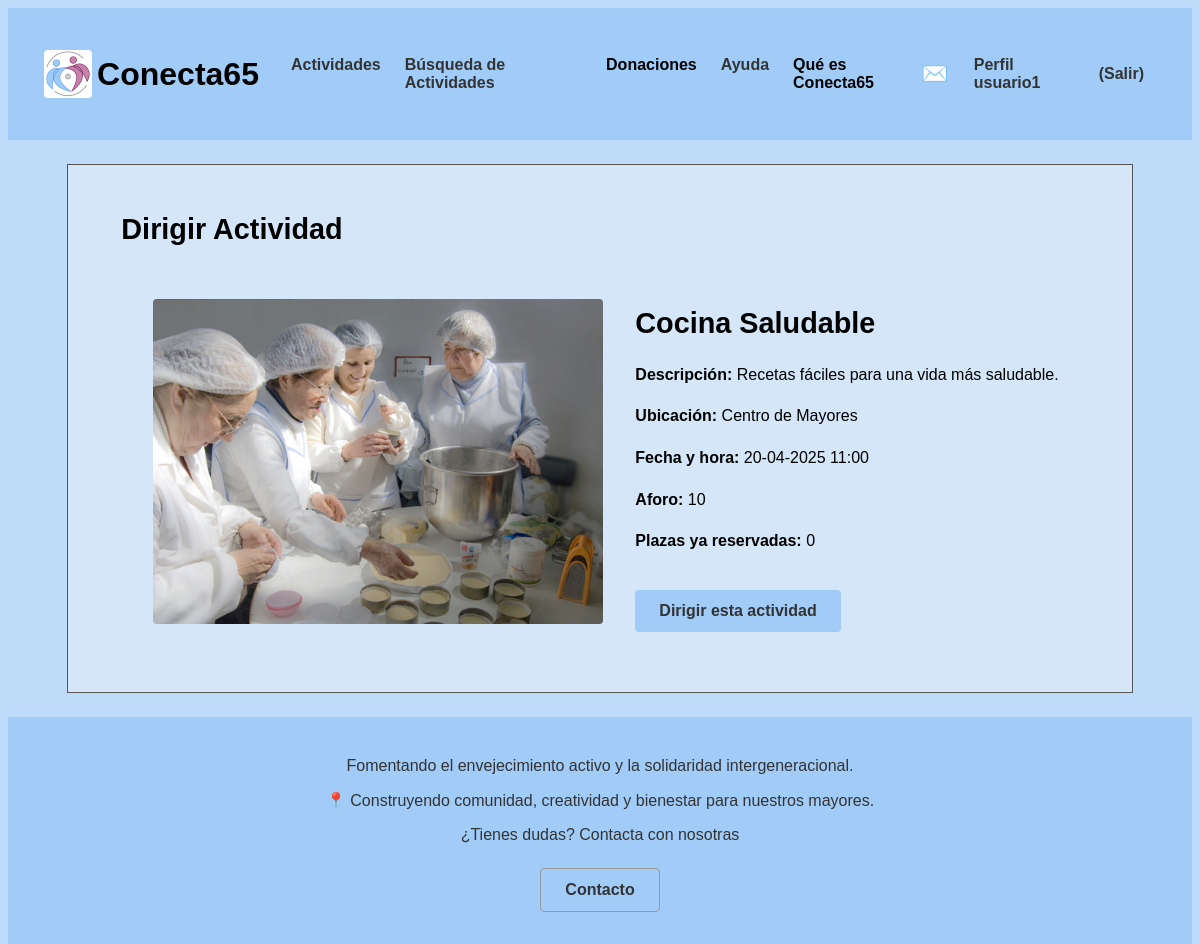
The page /p3_g1/vistaDirigirActividad.php?id=4 (signed in) on the database its author committed.
### tables this page shows
CREATE TABLE `actividades` (
  `id` int(10) UNSIGNED NOT NULL,
  `nombre` varchar(35) NOT NULL,
  `localizacion` varchar(70) NOT NULL,
  `fecha_hora` datetime(6) NOT NULL,
  `descripcion` text NOT NULL,
  `aforo` tinyint(3) NOT NULL,
  `dirigida` tinyint(1) NOT NULL,
  `ocupacion` tinyint(3) NOT NULL,
  `foto` varchar(50) NOT NULL,
  `categoria` tinyint(1) NOT NULL
);

### p3_g1/includes/actividad/actividadDTO.php (called while the page is built, shortened)
<?php
class actividadDTO
{
    private $id;
    private $nombre;
    private $localizacion;
    private $fecha_hora;
    private $descripcion;
    private $aforo;
    private $ocupacion;
    private $foto;
    public function __construct($id, $nombre, $localizacion, $fecha_hora, $descripcion, $aforo, $dirigida, $ocupacion, $foto)
    {
        $this->id = $id;
        $this->nombre = $nombre;
        $this->localizacion = $localizacion;
        $this->fecha_hora = $fecha_hora;
        $this->descripcion = $descripcion;
        $this->aforo = $aforo;
        $this->ocupacion = $ocupacion;
        $this->foto = $foto;
    }
    public function id()
    {
        return $this->id;
    }
    public function nombre()
    {
        return $this->nombre;
    }
    public function localizacion()
    {
        return $this->localizacion;
    }
    public function fecha_hora()
    {
        return $this->fecha_hora;
    }
    public function descripcion()
    {
        return $this->descripcion;
    }
    public function aforo()
    {
        return $this->aforo;
    }
    public function ocupacion()
    {
        return $this->ocupacion;
    }
    public function foto()
    {
        return $this->foto;
    }
}
?>

### p3_g1/includes/actividad/actividadDAO.php (called while the page is built, shortened)
<?php
class actividadDAO extends baseDAO implements IActividad
{
    public function getActividadById($id)
    {
        try {
            $conn = application::getInstance()->getConexionBd();
            $query = "SELECT id, nombre, localizacion, fecha_hora, descripcion, aforo, dirigida, ocupacion, foto FROM actividades WHERE id = ?";
            $stmt = $conn->prepare($query);
            $stmt->bind_param("i", $id);
            $stmt->execute();
            $stmt->bind_result($id, $nombre, $localizacion, $fecha_hora, $descripcion, $aforo, $dirigida, $ocupacion, $foto);
            if ($stmt->fetch()) {
                return new actividadDTO($id, $nombre, $localizacion, $fecha_hora, $descripcion, $aforo, $dirigida, $ocupacion, $foto);
            }
        } finally {
            if ($stmt) {
                $stmt->close();
            }
        }
        return null;
    }
   }
?>

### p3_g1/includes/actividad/actividadAppService.php (called while the page is built, shortened)
<?php
require_once(__DIR__ . "/../config.php");
class actividadAppService
{
    public function getActividadById($id)
    {
        $IActividadDAO = actividadFactory::CreateActividad();
        $actividad = $IActividadDAO->getActividadById($id);
        return $actividad;
    }
}
?>

### p3_g1/includes/config.php (called while the page is built, shortened)
<?php
spl_autoload_register(function ($class) {
    $prefix = 'includes\\';
    $base_dir = __DIR__ . '/';
    $len = strlen($prefix);
    $relative_class = substr($class, $len);
    $file = $base_dir . str_replace('\\', '/', $relative_class) . '.php';
});
?>

### p3_g1/includes/actividadesusuario/actividadesusuarioAppService.php (called while the page is built, shortened)
<?php
class actividadesusuarioAppService
{
    private static $instance;
    public static function GetSingleton()
    {
        if (!self::$instance instanceof self)
        {
            self::$instance = new self;
        }
        return self::$instance;
    }
    public function isRegistrado($id_usuario, $id_actividad){
        $IActividadesusuarioDAO = actividadesusuarioFactory::CreateActividad();
        $int=$IActividadesusuarioDAO->isRegistrado($id_usuario, $id_actividad);
        return $int;
    }
}
?>

### p3_g1/includes/application.php (called while the page is built, shortened)
<?php
class application
{
    private static $instancia;
    public static function getInstance()
    {
        if (!self::$instancia instanceof self) {
            self::$instancia = new static();
        }
        return self::$instancia;
    }
    public function getUserDTO(): ?userDTO
    {
        try {
            $user = unserialize($_SESSION["userDTO"]);
            return ($user instanceof userDTO) ? $user : null;
        } catch (\Exception $e) {
            error_log("Error al deserializar userDTO: " . $e->getMessage());
            unset($_SESSION["userDTO"]);
            return null;
        }
    }
}

### p3_g1/includes/usuario/userDTO.php (called while the page is built, shortened)
<?php
class userDTO
{
    private $id;
    public function id()
    {
        return $this->id;
    }
}
?>

### p3_g1/includes/actividadesusuario/actividadesusuarioFactory.php (called while the page is built, shortened)
<?php
class actividadesusuarioFactory
{
    public static function CreateActividad() : IActividadesusuario
    {
        $actividadesusuarioDAO = new actividadesusuarioDAO();
        return $actividadesusuarioDAO;
    }
}
?>

### p3_g1/includes/comun/baseDAO.php (called while the page is built, shortened)
<?php
abstract class baseDAO
{
    protected function realEscapeString($field)
    {
        $conn = application::getInstance()->getConexionBd();
        return $conn->real_escape_string($field);
    }
}
?>

### p3_g1/includes/actividadesusuario/actividadesusuarioDAO.php (called while the page is built, shortened)
<?php
class actividadesusuarioDAO extends baseDAO implements IActividadesusuario
{
    public function isRegistrado($id_usuario, $id_actividad){
        $conn = application::getInstance()->getConexionBd();
        $escId_usuario = trim($this->realEscapeString($id_usuario));
        $escId_actividad = trim($this->realEscapeString($id_actividad));
        $query = "SELECT id_actividad FROM `actividades-usuario` WHERE id_usuario = ? AND id_actividad= ? ";
        $stmt = $conn->prepare($query);
        try {
            $stmt->bind_param("ss", $escId_usuario, $escId_actividad);
            $stmt->execute();
            $stmt->store_result();
            $verdadero=$stmt->num_rows();
            return $verdadero;
        } finally {
            $stmt->close();
        }
    }
}
?>

### p3_g1/includes/dirigirActividad/dirigirActividad.php (the view, shortened to what this page needs)
<?php
require_once("includes/config.php");
class dirigirActividad
{
    private $actividad;
    public function __construct($actividad = null) {
        $this->actividad = $actividad;
    }
    public function Inicializacion(){
        $app = application::getInstance();
        $user = $app->getUserDTO();
        $actividadUsuarioAppService = actividadesusuarioAppService::GetSingleton();
        echo '<link rel="stylesheet" type="text/css" href="CSS/estiloActividad.css">';
        $fechaHora = new \DateTime($this->actividad->fecha_hora());
        $html = <<<EOF
        <div class="actividad">
            <div class="actividad-img">
                <img src="{$this->actividad->foto()}" alt="Imagen de la actividad">
            </div>
            <div class="actividad-detalles">
                <h1>{$this->actividad->nombre()}</h1>
                <p><strong>Descripción:</strong> {$this->actividad->descripcion()}</p>
                <p><strong>Ubicación:</strong> {$this->actividad->localizacion()}</p>
                <p><strong>Fecha y hora:</strong> {$fechaHora->format('d-m-Y H:i')}</p>
                <p><strong>Aforo:</strong> {$this->actividad->aforo()}</p>
                <p><strong>Plazas ya reservadas:</strong> {$this->actividad->ocupacion()}</p>
        EOF;
        if (!$actividadUsuarioAppService->isRegistrado($user->id(), $this->actividad->id())) {
            $html .= '<form method="post">';
            $html .= '<button type="submit" name="dirigir">Dirigir esta actividad</button>';
            $html .= '</form>';
        }
        return $html;
    }
}
?>

### p3_g1/CSS/estiloActividad.css (style rules this page uses)
.actividad { display: flex; justify-content: center; align-items: center; gap: 20px; padding: 20px; max-width: 1200px; margin: 0 auto; }
.actividad-img { flex-shrink: 0; }
img { width: 450px; height: 300px; object-fit: cover; border-radius: 10px; }
.actividad-detalles { max-width: 600px; line-height: 1.6; }
article h1 { margin-bottom: 10px; font-size: 1.8em; }
button { background-color: #007BFF; color: white; padding: 10px 15px; border: none; border-radius: 5px; cursor: pointer; margin-top: 20px; }

### p3_g1/CSS/estiloMovil.css (style rules this page uses)
.actividad { flex-direction: column; padding: 15px; gap: 15px; }
.actividad-img { width: 100%; }
.actividad-img img { width: 100%; height: auto; max-height: 250px; border-radius: 8px; }
.actividad-detalles { width: 100%; padding: 0 10px; line-height: 1.5; }
.actividad-detalles h1 { font-size: 1.5em; text-align: center; margin-bottom: 8px; }
.actividad-detalles button { width: 100%; padding: 12px; margin-top: 15px; }

### p3_g1/CSS/estilo.css (style rules this page uses)
html { height: 100%; width: 100%; margin: 0; padding: 0; font-family: 'Trebuchet MS', 'Lucida Sans Unicode', 'Lucida Grande', 'Lucida Sans', Arial, sans-serif; }
body { display: flex; flex-direction: column; background-color: #bedcfa; overflow-x: hidden; }
button { background-color: #a1ccf8; color: #333; font-weight: bold; font-size: 1rem; padding: 0.75rem 1.5rem; border: none; border-radius: 0.25rem; cursor: pointer; width: auto; }
img { margin: 0.75rem; border-radius: 0.25rem; max-width: 100%; height: auto; }

### rows shown on the page
actividades: foto (picture), nombre "Cocina Saludable", descripcion "Recetas fáciles para una vida más saludable.", localizacion "Centro de Mayores", fecha_hora "20-04-2025 11:00", aforo "10", ocupacion "0"

### other values the page prints
$emoji "✉️"
$user->nombre() "usuario1"
